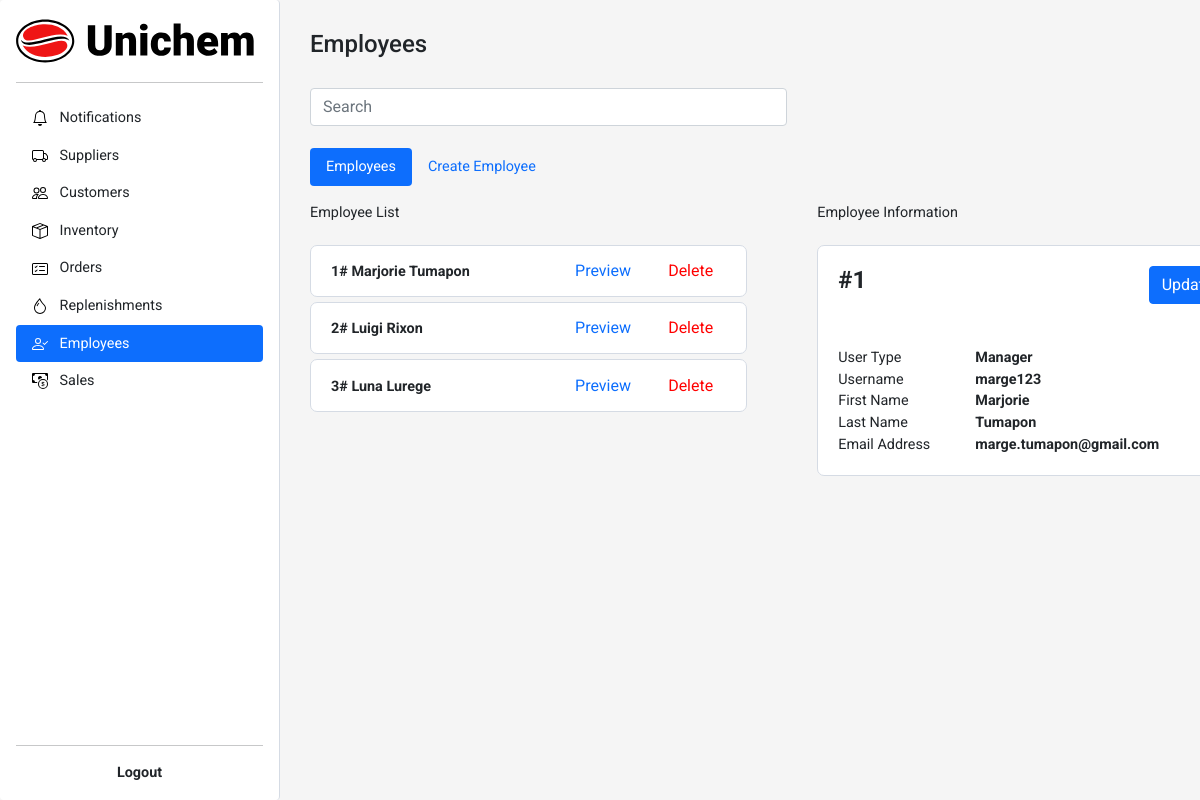
Page /sections/employees.php on the earlier database version.
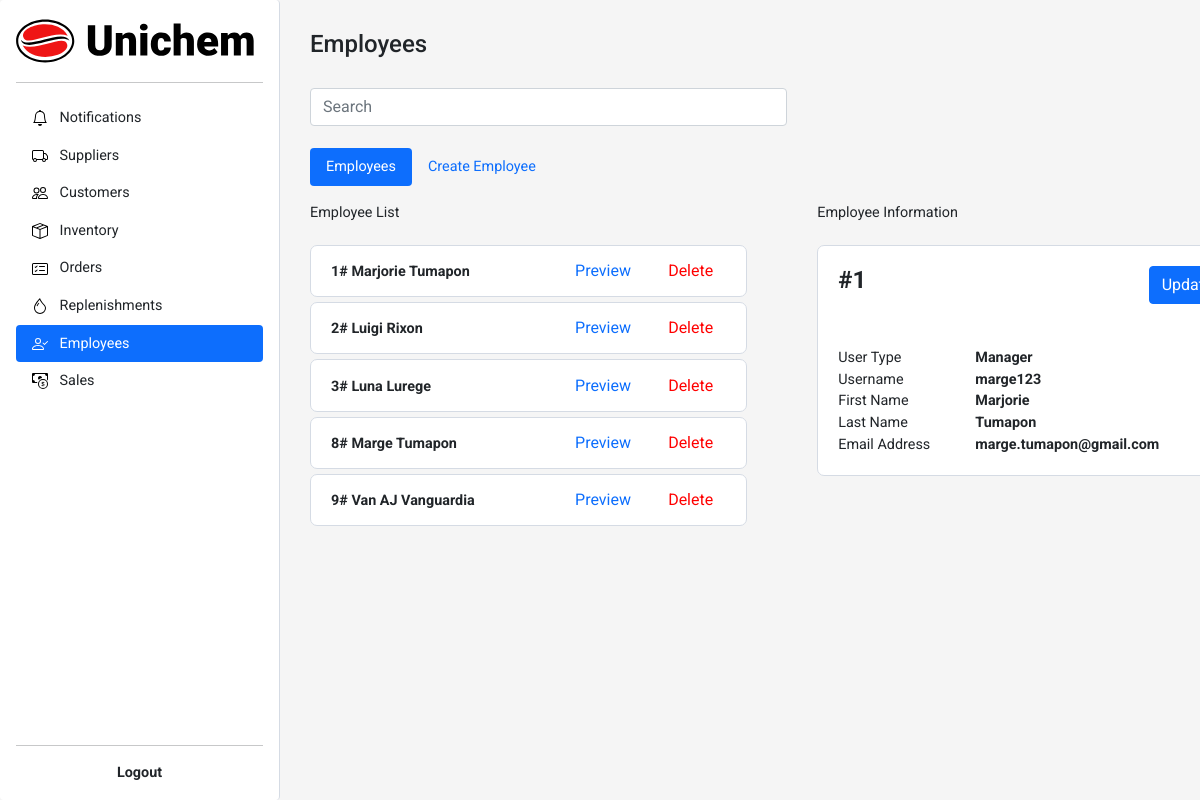
Same page on the later database version.
### tables this page shows
CREATE TABLE `inventory_users` (
  `userID` int(11) NOT NULL,
  `userType` enum('Manager','User') NOT NULL,
  `userFirstName` varchar(255) NOT NULL,
  `userLastName` varchar(255) NOT NULL,
  `userName` varchar(255) NOT NULL,
  `email` varchar(255) NOT NULL,
  `password` varchar(255) NOT NULL
);

### crud/employee/employee-information.php (called while the page is built)
<?php
    include('../crud/db_connect.php');
    $userID = $_GET['userID'];
    $getEmployeeInformation = "SELECT *
                                FROM inventory_users
                                WHERE userID=$userID";
    $result = mysqli_query($conn, $getEmployeeInformation);
    $user = mysqli_fetch_assoc($result);
?>

### components/employee/employee-list.php (the view)
<?php
$userID = $user["userID"];
$userFName = $user["userFirstName"];
$userLName = $user["userLastName"];
    echo "
            <form method='get' action='employees.php'>
                <div class='d-flex align-items-center justify-content-between white-box-container one-supplier-customer-list round-edge'>
                    <div class='column list-name'>
                        <b>" . "$userID" . "# " . "$userFName" . " " . "$userLName" . "</b>
                    </div>
                    <div class=''>
                            <form method='get' action='../sections/employees.php'>
                                <input type='hidden' name='userID' value='".$userID."'>
                                <button type='submit' class='btn btn-link btn-preview'>Preview</button>
                            </form>
                    </div>
                    <div class=''>
                            <form method='post' action='../sections/delete.php'>
                                <input type='hidden' name='delete' value='user'>
                                <input type='hidden' name='userID' value='".$userID."'>
                                <button type='submit' class='btn btn-link btn-delete'>Delete</button>
                            </form>
                    </div>
                </div>
            </form>
        ";
?>

### style/import.php (shortened to what this page needs)
<link href="https://cdn.jsdelivr.net/npm/bootstrap@5.1.3/dist/css/bootstrap.min.css" rel="stylesheet">

### sections/employees.php (shortened to what this page needs)
<?php
include('../style/import.php');
include('../crud/employee/check-default.php');
?>
<html lang="en">
<head>
</head>
<body>
    <main>
        <div class="d-flex flex-column flex-shrink-0 p-3 bg-light nav-container shadow-md bg-body rounded" style="width: 280px;">
            <a href="notifications.php" class="d-flex align-items-center mb-3 mb-md-0 me-md-auto link-dark text-decoration-none">
                <div class="row justify-content-md-center">
                    <img class="unichem-logo-login" src="../assets/images/Unichem-Logo-Text.svg">
                </div>
            </a>
            <hr>
            <ul class="nav nav-pills flex-column mb-auto">
                <li class="nav-item">
                    <a href="notifications.php" class="nav-link link-dark " aria-current="page">
                        <svg class="bi me-2" width="16" height="16">
                            <use xlink:href="#notif" />
                        </svg>
                        Notifications
                    </a>
                </li>
                <li>
                    <a href="suppliers.php" class="nav-link link-dark ">
                        <svg class="bi me-2" width="16" height="16">
                            <use xlink:href="#supplier" />
                        </svg>
                        Suppliers
                    </a>
                </li>
                <li>
                    <a href="customers.php" class="nav-link link-dark ">
                        <svg class="bi me-2" width="16" height="16">
                            <use xlink:href="#customer" />
                        </svg>
                        Customers
                    </a>
                </li>
                <li>
                    <a href="inventory.php" class="nav-link link-dark">
                        <svg class="bi me-2" width="16" height="16">
                            <use xlink:href="#inventory" />
                        </svg>
                        Inventory
                    </a>
                </li>
                <li>
                    <a href="orders.php" class="nav-link link-dark">
                        <svg class="bi me-2" width="16" height="16">
                            <use xlink:href="#order" />
                        </svg>
                        Orders
                    </a>
                </li>
                <li>
                    <a href="replenishments.php" class="nav-link link-dark">
                        <svg class="bi me-2" width="16" height="16">
                            <use xlink:href="#rep" />
                        </svg>
                        Replenishments
                    </a>
                </li>
                <li>
                    <a href="employees.php" class="nav-link link-dark active">
                        <svg class="bi me-2" width="16" height="16">
                            <use class="active-color" xlink:href="#employee" />
                        </svg>
                        Employees
                    </a>
                </li>
                <li>
                    <a href="sales.php" class="nav-link link-dark">
                        <svg class="bi me-2" width="16" height="16">
                            <use xlink:href="#sales" />
                        </svg>
                        Sales
                    </a>
                </li>
            </ul>
            <hr>
            <div class="container">
                <div class="row align-items-end">
                    <div class="col d-flex justify-content-center">
                        <a href="#" class="d-flex align-items-center link-dark text-decoration-none">
                            <strong>Logout</strong>
                        </a>
                    </div>
                </div>
            </div>
        </div>
        <div class="father-container">
            <h4>Employees</h4>
            <br>
            <div class="layout-column">
                <form method="post" action="">
                    <input type="text" class="form-control search-input" placeholder="Search">
                </form>
            </div>
            <br>
            <ul class="nav nav-pills mb-3 orderNav" id="pills-tab" role="tablist">
                <li class="nav-item" role="presentation">
                    <button class="nav-link active" id="To-Approve" data-bs-toggle="pill" data-bs-target="#pills-to-approve" type="button" role="tab" aria-controls="pills-to-approve" aria-selected="true">Employees</button>
                </li>
                <li class="nav-item" role="presentation">
                    <button class="nav-link" id="To-Confirm" data-bs-toggle="pill" data-bs-target="#pills-to-confirm" type="button" role="tab" aria-controls="pills-to-confirm" aria-selected="false">Create Employee</button>
                </li>
            </ul>
            <div class="tab-content" id="pills-tabContent">
                <div class="tab-pane fade show active" id="pills-to-approve" role="tabpanel" aria-labelledby="pills-to-approve-tab">
                    <div class="d-flex">
                        <div class="layout-column">
                            <?php include('../crud/employee/employee-list.php'); ?>
                        </div>
                        <?php include('../crud/employee/employee-information.php'); ?>
                        <div class="layout-column">
                            Employee Information<br><br>
                            <?php include('../components/employee/employee-information.php'); ?>
                        </div>
                    </div>
                </div>
            </div>
        </div>
    </main>
</body>
</html>

### crud/employee/employee-list.php
<?php
    include('../crud/db_connect.php');
    $getEmployeeList = "SELECT * FROM inventory_users";
    $result = mysqli_query($conn, $getEmployeeList);
    if (mysqli_num_rows($result) > 0) {
        echo "
            <div class=''>
            Employee List<br><br>
            <div class='scroll-list-2'>
            ";
        while ($user = mysqli_fetch_assoc($result)) {
            include('../components/employee/employee-list.php');
        }
        echo "
            </div>
            </div>
        ";
    }else{
        echo "There are no users in the database";
    }
?>

### components/employee/employee-information.php (shortened to what this page needs)
<div class="container white-box-container customer-supplier-information round-edge">
    <div class="row">
        <div class="col">
            <h4><b>#<?php echo $user['userID']; ?></b></h3>
        </div>
        <div class="col d-flex justify-content-end">
            <form method="get" action="../sections/employee-update.php">
                <button type="submit" class="btn btn-primary">Update</button>
            </form>
        </div>
    </div>
    <br>
    <br>
    <div class="row">
        <div class="col">
            User Type<br>
            Username<br>
            First Name<br>
            Last Name<br>
            Email Address<br>
        </div>
        <div class="col-8">
            <b>
                <?php echo
                $user['userType']."<br>".
                $user['userName']."<br>".
                $user['userFirstName']."<br>".
                $user['userLastName']."<br>".
                $user['email']."<br>";
                ?>
            </b>
        </div>
    </div>
</div>

### style/import.php (style rules this page uses)
* { margin: 0; padding: 0; font-family: 'Roboto', sans-serif; }
body:not(h1):not(h2):not(h3):not(h4):not(h5):not(h6) { font-size: .9rem; }
body { min-height: 100vh; min-height: -webkit-fill-available; background-color: whitesmoke; }
html { height: -webkit-fill-available; }
main { display: flex; flex-wrap: nowrap; height: 100vh; height: -webkit-fill-available; max-height: 100vh; overflow-x: auto; overflow-y: hidden; }
.round-edge { border-radius: 7px; }
.white-box-container { background-color: white; border: 1px solid #D5DBE4; padding: 20px; }
.nav-container { border-right: 1px solid #D5DBE4; }
.unichem-logo-login { height: 50px; }
.customer-supplier-information { width: 429.27px; }
.one-supplier-customer-list { height: 52.31px; width: 437.22px; margin: 0 0 5px 0; }
.father-container { padding: 30px; }
.scroll-list-2 { height: 650.43px; overflow-x: hidden; overflow-y: scroll; padding: 0 20px 0 0; }
.search-input { width: 477.22px; }
.layout-column { margin-right: 50px; }
.btn-delete { color: red; text-decoration: none; }
.btn-preview { color: #0d6efd; text-decoration: none; }
.list-name { width: 220px; height: 20px; overflow-x: hidden; overflow-y: hidden; }

Differences in the rows shown:
added inventory_users: userID "8", userFirstName "Marge", userLastName "Tumapon"
added inventory_users: userID "9", userFirstName "Van AJ", userLastName "Vanguardia"
